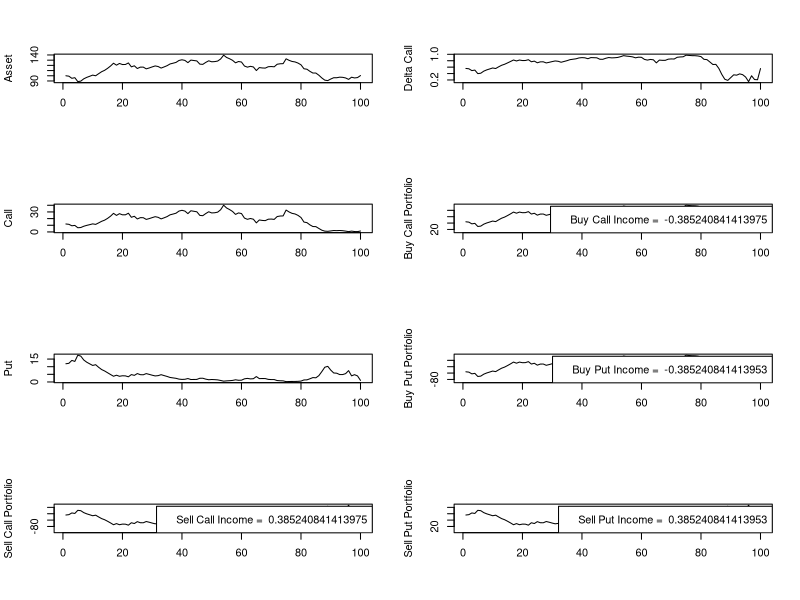

R code for this plot:
s0 = 100
n = 100

rate = 0
drift = 0.2
strike = 100
timestep = 0.01
volatility = 0.3
expiry = 1

# calculate stock price
nextPrice <- function (s) {
  s * (1 + drift * timestep + volatility * sqrt(timestep) * rnorm(1))
}

# BS d1
d1 <- function (S, E, r, volatility, expiry, t) {
  (log(S / E) + (r + 0.5 * volatility ^ 2) * (expiry - t)) / (volatility * sqrt(expiry - t))
}

# BS d2
d2 <- function (d1, volatility, expiry, t) {
  d1 - volatility * sqrt(expiry - t)
}

# call
C <- function (S, d1, d2, E, r, expiry, t) {
  S * pnorm(d1) - E * exp(-r * (expiry - t)) * pnorm(d2)
}

# put
P <- function (S, d1, d2, E, r, expiry, t) {
  -S * pnorm(-d1) + E * exp(-r * (expiry - t)) * pnorm(-d2)
}

# delta call
DeltaCall <- function (d1) {
  pnorm(d1)
}

# delta put
DeltaPut <- function (d1) {
  pnorm(d1) - 1
}

s = array(n)
calls = array(n)
puts = array(n)

buyCallDeltas = array(n)
buyPutDeltas = array(n)
sellCallDeltas = array(n)
sellPutDeltas = array(n)

buyCall = array(n)
buyPut = array(n)
sellCall = array(n)
sellPut = array(n)

t = seq(0, timestep * (n - 1), by = timestep)

for (i in 1:n) {
  if (i == 1) {
    s[i] = s0
  }
  else {
    s[i] = nextPrice(s[i - 1])
  }
  
  sd1 = d1(s[i], strike, rate, volatility, expiry, t[i])
  sd2 = d2(sd1, volatility, expiry, t[i])
  
  calls[i] = C(s[i], sd1, sd2, strike, rate, expiry, t[i])
  puts[i] = P(s[i], sd1, sd2, strike, rate, expiry, t[i])
  
  buyCallDeltas[i] = DeltaCall(sd1)
  buyPutDeltas[i] = DeltaPut(sd1)
  sellCallDeltas[i] = DeltaCall(sd1)
  sellPutDeltas[i] = DeltaPut(sd1)
  
  if (i == 1) {
    buyCall[i] = 0 - (calls[i] - buyCallDeltas[i] * s[i])
    buyPut[i] = 0 - (puts[i] - buyPutDeltas[i] * s[i])
    sellCall[i] = calls[i] - sellCallDeltas[i] * s[i]
    sellPut[i] = puts[i] - sellPutDeltas[i] * s[i]
  }
  else {
    buyCall[i] = buyCall[i - 1] + (buyCallDeltas[i] - buyCallDeltas[i - 1]) * s[i]
    buyPut[i] = buyPut[i - 1] + (buyPutDeltas[i] - buyPutDeltas[i - 1]) * s[i]
    sellCall[i] = sellCall[i - 1] - (sellCallDeltas[i] - sellCallDeltas[i - 1]) * s[i]
    sellPut[i] = sellPut[i - 1] - (sellPutDeltas[i] - sellPutDeltas[i - 1]) * s[i]
  }
}

totalCall = buyCall[n] + calls[n] - buyCallDeltas[n] * s[n]
totalPut = buyPut[n] + puts[n] - buyPutDeltas[n] * s[n]
totalSellCall = sellCall[n] - calls[n] + sellCallDeltas[n] * s[n]
totalSellPut = sellPut[n] - puts[n] + sellPutDeltas[n] * s[n]

xrange = range(t)
yrange = range(0:max(s))

par(mfrow=c(4,2))
plot(s, type = "line", xlab = "", ylab = "Asset")
plot(buyCallDeltas, type = "lines", xlab = "", ylab = "Delta Call")

plot(calls, type="lines", xlab = "", ylab = "Call")
plot(buyCall, type = "lines", xlab = "", ylab = "Buy Call Portfolio")
legend('bottomright', legend = paste('Buy Call Income = ', totalCall))

plot(puts, type="lines", xlab = "", ylab = "Put")
plot(buyPut, type = "lines", xlab = "", ylab = "Buy Put Portfolio")
legend('bottomright', legend = paste('Buy Put Income = ', totalPut))

plot(sellCall, type = "lines", xlab = "", ylab = "Sell Call Portfolio")
legend('bottomright', legend = paste('Sell Call Income = ', totalSellCall))

plot(sellPut, type = "lines", xlab = "", ylab = "Sell Put Portfolio")
legend('bottomright', legend = paste('Sell Put Income = ', totalSellPut))